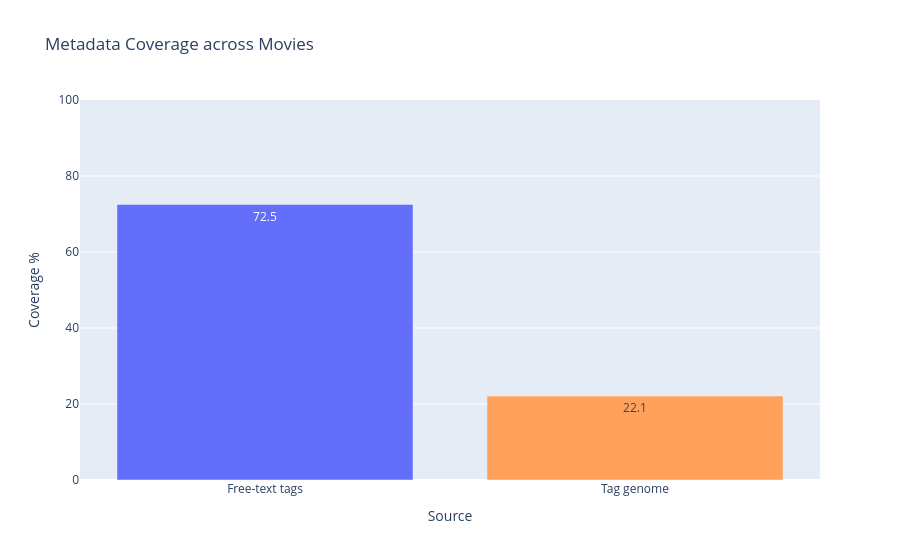

Here is the notebook cell this chart was saved with:
### Markdown cell above
## 7. Tag & Genome Coverage

Two metadata sources could augment the genre signal: **free-text user tags** and the
**tag genome** (a dense 1,128-dim relevance vector). The cell below reports the *actual*
coverage of each across the full movie catalogue. Note: only the free-text tags feed the
content model — the genome is profiled here for reference but is **not** used as a feature.

### Code cell
movies_with_tags   = tags["movieId"].nunique()
movies_with_genome = genome_scores["movieId"].nunique()
total_movies       = movies["movieId"].nunique()

coverage = pd.DataFrame({
    "Source":         ["Free-text tags", "Tag genome"],
    "Movies covered": [movies_with_tags, movies_with_genome],
    "Coverage %":     [
        round(100 * movies_with_tags   / total_movies, 1),
        round(100 * movies_with_genome / total_movies, 1),
    ],
})
display(coverage)

fig = px.bar(
    coverage, x="Source", y="Coverage %",
    title="Metadata Coverage across Movies",
    color="Source", text_auto=True,
    color_discrete_sequence=["#636EFA", "#FFA15A"],
)
fig.update_layout(showlegend=False, yaxis_range=[0, 100])
save_fig(fig, "05_tag_coverage")

### Figure 1 — Plotly figure (JSON) as saved in the notebook; plotly's stock layout.template omitted (floating-point values rounded to 4 significant figures)
{"data": [{"hovertemplate": "Source=%{x}<br>Coverage %=%{y}<extra></extra>", "legendgroup": "Free-text tags", "marker": {"color": "#636EFA", "pattern": {"shape": ""}}, "name": "Free-text tags", "orientation": "v", "showlegend": true, "textposition": "auto", "texttemplate": "%{y}", "type": "bar", "x": ["Free-text tags"], "xaxis": "x", "y": [72.5], "yaxis": "y"}, {"hovertemplate": "Source=%{x}<br>Coverage %=%{y}<extra></extra>", "legendgroup": "Tag genome", "marker": {"color": "#FFA15A", "pattern": {"shape": ""}}, "name": "Tag genome", "orientation": "v", "showlegend": true, "textposition": "auto", "texttemplate": "%{y}", "type": "bar", "x": ["Tag genome"], "xaxis": "x", "y": [22.1], "yaxis": "y"}], "layout": {"barmode": "relative", "legend": {"title": {"text": "Source"}, "tracegroupgap": 0}, "showlegend": false, "title": {"text": "Metadata Coverage across Movies"}, "xaxis": {"anchor": "y", "categoryarray": ["Free-text tags", "Tag genome"], "categoryorder": "array", "domain": [0, 1], "title": {"text": "Source"}}, "yaxis": {"anchor": "x", "domain": [0, 1], "range": [0, 100], "title": {"text": "Coverage %"}}}}
